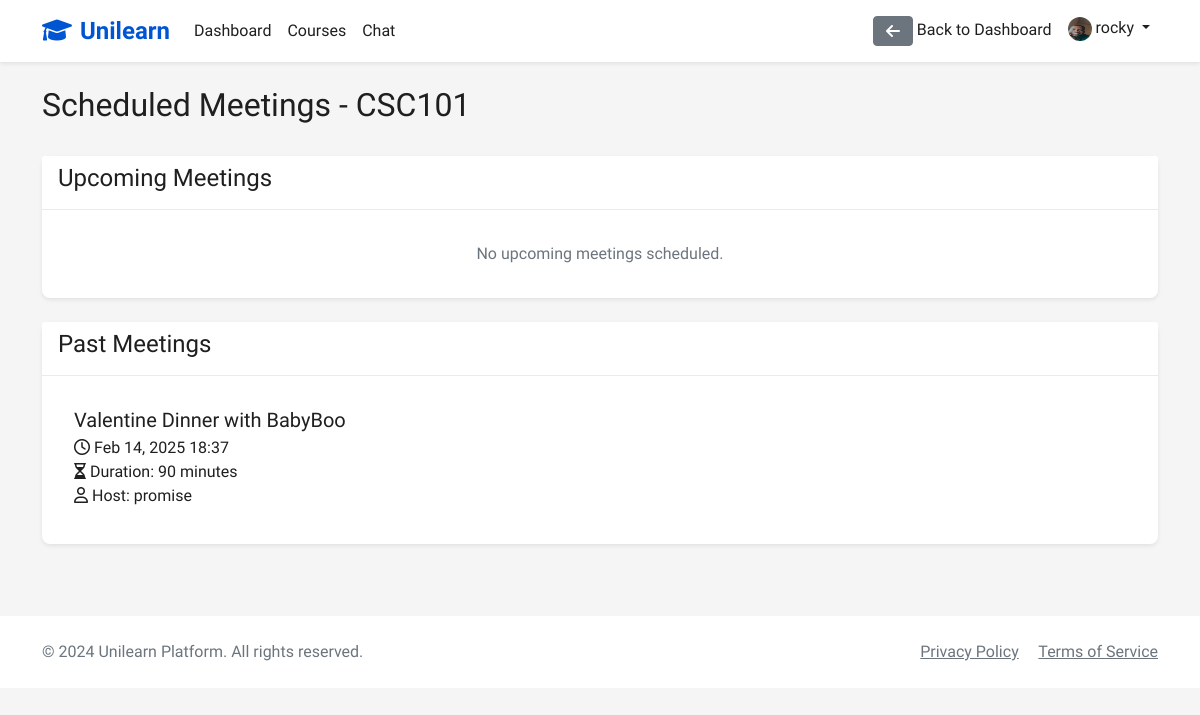
Page /courses/1/meetings/schedule/ (signed in) on the earlier database version.
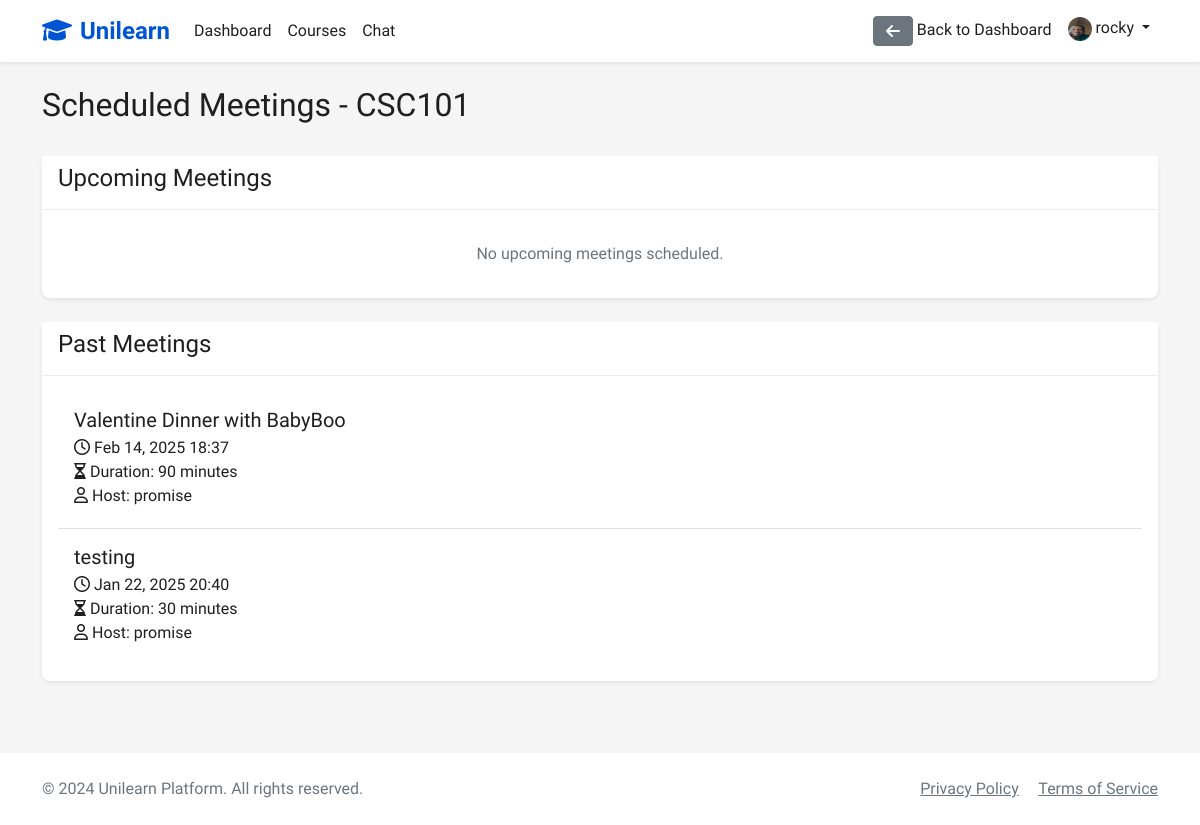
Same page on the later database version.
### courses/models.py (models this page shows, shortened)
class VideoMeeting(models.Model):
    course = models.ForeignKey(Course, on_delete=models.CASCADE, related_name='meetings')
    title = models.CharField(max_length=200)
    meeting_id = models.CharField(max_length=100, unique=True)
    scheduled_time = models.DateTimeField()
    duration = models.IntegerField(help_text="Duration in minutes")
    is_recurring = models.BooleanField(default=False)
    created_by = models.ForeignKey(User, on_delete=models.CASCADE)
    created_at = models.DateTimeField(auto_now_add=True)
    is_active = models.BooleanField(default=False)

### accounts/models.py (models this page shows)
class User(AbstractUser):
    is_student = models.BooleanField(default=False)
    is_instructor = models.BooleanField(default=False)
    profile_picture = models.ImageField(upload_to='profile_pics/', null=True, blank=True)

### courses/views.py (the view)
# urls.py: path('<int:course_id>/meetings/schedule/', views.scheduled_meetings, name='scheduled_meetings'),
@login_required
def scheduled_meetings(request, course_id):
    course = get_object_or_404(Course, pk=course_id)
    if not (request.user.is_instructor and request.user == course.instructor) and \
       not (request.user in course.students.all()):
        messages.error(request, 'You do not have access to this course.')
        return redirect('course_list')
    now = timezone.now()
    upcoming_meetings = VideoMeeting.objects.filter(
        course=course,
        scheduled_time__gte=now
    ).order_by('scheduled_time')
    past_meetings = VideoMeeting.objects.filter(
        course=course,
        scheduled_time__lt=now
    ).order_by('-scheduled_time')
    return render(request, 'courses/scheduled_meetings.html', {
        'course': course,
        'upcoming_meetings': upcoming_meetings,
        'past_meetings': past_meetings,
        'now': now,
        'can_create': request.user.is_instructor and request.user == course.instructor
    })

### templates/courses/scheduled_meetings.html (shortened to what this page needs)
{% extends 'base.html' %}
{% block content %}
<div class="container">
    <div class="row mb-4">
        <div class="col-md-8">
            <h2>Scheduled Meetings - {{ course.title }}</h2>
        </div>
    </div>
    <div class="card mb-4">
        <div class="card-header">
            <h4>Upcoming Meetings</h4>
        </div>
        <div class="card-body">
            {% if upcoming_meetings %}
                {% for meeting in upcoming_meetings %}
                    <div class="meeting-item border-bottom p-3">
                        <div class="d-flex justify-content-between align-items-start">
                            <div>
                                <h5 class="mb-1">{{ meeting.title }}</h5>
                                <p class="mb-1">
                                    <i class="far fa-clock"></i> {{ meeting.scheduled_time|date:"M d, Y H:i" }}<br>
                                    <i class="far fa-hourglass"></i> Duration: {{ meeting.duration }} minutes<br>
                                    <i class="far fa-user"></i> Host: {{ meeting.created_by.username }}
                                </p>
                                {% if meeting.is_recurring %}
                                    <span class="badge bg-info">Recurring</span>
                                {% endif %}
                            </div>
                            <div class="text-end">
                                {% if meeting.scheduled_time|date:"Y-m-d H:i" <= now|date:"Y-m-d H:i" %}
                                    <a href="{% url 'join_meeting' meeting.id %}" class="btn btn-success">
                                        <i class="fas fa-video"></i> Join Meeting
                                    </a>
                                {% else %}
                                    <button class="btn btn-secondary" disabled>
                                        Not Started Yet
                                    </button>
                                {% endif %}
                                {% if can_create %}
                                    <a href="{% url 'delete_meeting' meeting.id %}" class="btn btn-danger btn-sm ms-2">
                                        <i class="fas fa-trash"></i>
                                    </a>
                                {% endif %}
                            </div>
                        </div>
                    </div>
                {% endfor %}
            {% else %}
                <p class="text-muted text-center my-3">No upcoming meetings scheduled.</p>
            {% endif %}
        </div>
    </div>
    <div class="card">
        <div class="card-header">
            <h4>Past Meetings</h4>
        </div>
        <div class="card-body">
            {% if past_meetings %}
                {% for meeting in past_meetings %}
                    <div class="meeting-item border-bottom p-3">
                        <div class="d-flex justify-content-between align-items-start">
                            <div>
                                <h5 class="mb-1">{{ meeting.title }}</h5>
                                <p class="mb-1">
                                    <i class="far fa-clock"></i> {{ meeting.scheduled_time|date:"M d, Y H:i" }}<br>
                                    <i class="far fa-hourglass"></i> Duration: {{ meeting.duration }} minutes<br>
                                    <i class="far fa-user"></i> Host: {{ meeting.created_by.username }}
                                </p>
                            </div>
                        </div>
                    </div>
                {% endfor %}
            {% else %}
                <p class="text-muted text-center my-3">No past meetings.</p>
            {% endif %}
        </div>
    </div>
</div>
{% endblock %}

Differences in the rows shown:
added VideoMeeting: title "testing", scheduled_time "Jan 22, 2025 20:40", duration "30", created_by.username "promise"
